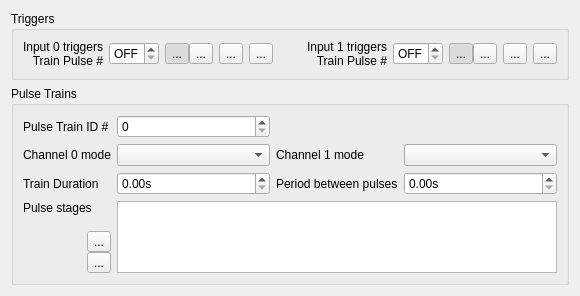
<?xml version="1.0" encoding="UTF-8"?>
<ui version="4.0">
 <class>Form</class>
 <widget class="QWidget" name="Form">
  <property name="geometry">
   <rect>
    <x>0</x>
    <y>0</y>
    <width>580</width>
    <height>296</height>
   </rect>
  </property>
  <property name="windowTitle">
   <string>Form</string>
  </property>
  <layout class="QVBoxLayout" name="verticalLayout">
   <item>
    <widget class="QGroupBox" name="groupBox">
     <property name="toolTip">
      <string/>
     </property>
     <property name="title">
      <string>Triggers</string>
     </property>
     <layout class="QHBoxLayout" name="horizontalLayout_3">
      <item>
       <widget class="QLabel" name="trig0Label">
        <property name="text">
         <string>Input 0 triggers
Train Pulse #</string>
        </property>
        <property name="alignment">
         <set>Qt::AlignRight|Qt::AlignTrailing|Qt::AlignVCenter</set>
        </property>
        <property name="wordWrap">
         <bool>false</bool>
        </property>
       </widget>
      </item>
      <item>
       <widget class="QSpinBox" name="trig0SpinBox">
        <property name="minimumSize">
         <size>
          <width>50</width>
          <height>0</height>
         </size>
        </property>
        <property name="specialValueText">
         <string>OFF</string>
        </property>
        <property name="minimum">
         <number>-1</number>
        </property>
        <property name="value">
         <number>-1</number>
        </property>
       </widget>
      </item>
      <item>
       <widget class="QGroupBox" name="trig0DirGroupBox">
        <property name="sizePolicy">
         <sizepolicy hsizetype="Fixed" vsizetype="Preferred">
          <horstretch>0</horstretch>
          <verstretch>0</verstretch>
         </sizepolicy>
        </property>
        <property name="styleSheet">
         <string notr="true">QGroupBox{border:0px}</string>
        </property>
        <property name="title">
         <string/>
        </property>
        <property name="alignment">
         <set>Qt::AlignRight|Qt::AlignTrailing|Qt::AlignVCenter</set>
        </property>
        <property name="flat">
         <bool>true</bool>
        </property>
        <layout class="QHBoxLayout" name="horizontalLayout">
         <property name="spacing">
          <number>0</number>
         </property>
         <property name="sizeConstraint">
          <enum>QLayout::SetDefaultConstraint</enum>
         </property>
         <property name="leftMargin">
          <number>0</number>
         </property>
         <property name="topMargin">
          <number>3</number>
         </property>
         <property name="rightMargin">
          <number>0</number>
         </property>
         <property name="bottomMargin">
          <number>3</number>
         </property>
         <item>
          <widget class="QToolButton" name="trig0RisingEdgeButton">
           <property name="toolTip">
            <string>Trigger on rising edge</string>
           </property>
           <property name="text">
            <string>...</string>
           </property>
           <property name="icon">
            <iconset>
             <normalon>:/icons/TrigAsc</normalon>
            </iconset>
           </property>
           <property name="checkable">
            <bool>true</bool>
           </property>
           <property name="checked">
            <bool>true</bool>
           </property>
           <property name="autoExclusive">
            <bool>true</bool>
           </property>
          </widget>
         </item>
         <item>
          <widget class="QToolButton" name="trig0FallingEdgeButton">
           <property name="toolTip">
            <string>Trigger on falling edge</string>
           </property>
           <property name="text">
            <string>...</string>
           </property>
           <property name="icon">
            <iconset>
             <normalon>:/icons/TrigFall</normalon>
            </iconset>
           </property>
           <property name="checkable">
            <bool>true</bool>
           </property>
           <property name="autoExclusive">
            <bool>true</bool>
           </property>
          </widget>
         </item>
        </layout>
       </widget>
      </item>
      <item>
       <widget class="QToolButton" name="trig0ManualTriggerButton">
        <property name="toolTip">
         <string>Manual trigger</string>
        </property>
        <property name="text">
         <string>...</string>
        </property>
        <property name="icon">
         <iconset>
          <normalon>:/icons/Lightning</normalon>
         </iconset>
        </property>
       </widget>
      </item>
      <item>
       <widget class="QToolButton" name="trig0CancelTrainButton">
        <property name="toolTip">
         <string>Cancel current train</string>
        </property>
        <property name="text">
         <string>...</string>
        </property>
        <property name="icon">
         <iconset>
          <normalon>:/icons/Cancel</normalon>
         </iconset>
        </property>
       </widget>
      </item>
      <item>
       <spacer name="horizontalSpacer">
        <property name="orientation">
         <enum>Qt::Horizontal</enum>
        </property>
        <property name="sizeHint" stdset="0">
         <size>
          <width>40</width>
          <height>20</height>
         </size>
        </property>
       </spacer>
      </item>
      <item>
       <widget class="QLabel" name="trig1Label">
        <property name="text">
         <string>Input 1 triggers
Train Pulse #</string>
        </property>
        <property name="alignment">
         <set>Qt::AlignRight|Qt::AlignTrailing|Qt::AlignVCenter</set>
        </property>
        <property name="wordWrap">
         <bool>false</bool>
        </property>
       </widget>
      </item>
      <item>
       <widget class="QSpinBox" name="trig1SpinBox">
        <property name="minimumSize">
         <size>
          <width>50</width>
          <height>0</height>
         </size>
        </property>
        <property name="specialValueText">
         <string>OFF</string>
        </property>
        <property name="minimum">
         <number>-1</number>
        </property>
        <property name="value">
         <number>-1</number>
        </property>
       </widget>
      </item>
      <item>
       <widget class="QGroupBox" name="trig1DirGroupBox">
        <property name="sizePolicy">
         <sizepolicy hsizetype="Fixed" vsizetype="Preferred">
          <horstretch>0</horstretch>
          <verstretch>0</verstretch>
         </sizepolicy>
        </property>
        <property name="styleSheet">
         <string notr="true">QGroupBox{border:0px}</string>
        </property>
        <property name="title">
         <string/>
        </property>
        <property name="alignment">
         <set>Qt::AlignRight|Qt::AlignTrailing|Qt::AlignVCenter</set>
        </property>
        <property name="flat">
         <bool>true</bool>
        </property>
        <layout class="QHBoxLayout" name="horizontalLayout_2" stretch="0,0">
         <property name="spacing">
          <number>0</number>
         </property>
         <property name="leftMargin">
          <number>0</number>
         </property>
         <property name="topMargin">
          <number>3</number>
         </property>
         <property name="rightMargin">
          <number>0</number>
         </property>
         <property name="bottomMargin">
          <number>3</number>
         </property>
         <item>
          <widget class="QToolButton" name="trig1RisingEdgeButton">
           <property name="toolTip">
            <string>Trigger on rising edge</string>
           </property>
           <property name="text">
            <string>...</string>
           </property>
           <property name="icon">
            <iconset>
             <normalon>:/icons/TrigAsc</normalon>
            </iconset>
           </property>
           <property name="checkable">
            <bool>true</bool>
           </property>
           <property name="checked">
            <bool>true</bool>
           </property>
           <property name="autoExclusive">
            <bool>true</bool>
           </property>
          </widget>
         </item>
         <item>
          <widget class="QToolButton" name="trig1FallingEdgeButton">
           <property name="toolTip">
            <string>Trigger on falling edge</string>
           </property>
           <property name="text">
            <string>...</string>
           </property>
           <property name="icon">
            <iconset>
             <normalon>:/icons/TrigFall</normalon>
            </iconset>
           </property>
           <property name="checkable">
            <bool>true</bool>
           </property>
           <property name="autoExclusive">
            <bool>true</bool>
           </property>
          </widget>
         </item>
        </layout>
       </widget>
      </item>
      <item>
       <widget class="QToolButton" name="trig1ManualTriggerButton">
        <property name="toolTip">
         <string>Manual trigger</string>
        </property>
        <property name="text">
         <string>...</string>
        </property>
        <property name="icon">
         <iconset>
          <normalon>:/icons/Lightning</normalon>
         </iconset>
        </property>
       </widget>
      </item>
      <item>
       <widget class="QToolButton" name="trig1CancelTrainButton">
        <property name="toolTip">
         <string>Cancel current train</string>
        </property>
        <property name="text">
         <string>...</string>
        </property>
        <property name="icon">
         <iconset>
          <normalon>:/icons/Cancel</normalon>
         </iconset>
        </property>
       </widget>
      </item>
     </layout>
    </widget>
   </item>
   <item>
    <widget class="QGroupBox" name="groupBox_2">
     <property name="title">
      <string>Pulse Trains</string>
     </property>
     <layout class="QGridLayout" name="gridLayout" rowstretch="0,0,0,1" columnstretch="0,1,0,1">
      <item row="2" column="0">
       <widget class="QLabel" name="label_2">
        <property name="toolTip">
         <string>Total duration of the train, the pulses are repeted with the specified period for up to that duration</string>
        </property>
        <property name="text">
         <string>Train Duration</string>
        </property>
       </widget>
      </item>
      <item row="2" column="1">
       <widget class="DelayScienDSpinBox" name="trainDurationSpinBox">
        <property name="suffix">
         <string>s</string>
        </property>
       </widget>
      </item>
      <item row="1" column="3">
       <widget class="QComboBox" name="ch1ModeSpinBox"/>
      </item>
      <item row="0" column="1">
       <widget class="QSpinBox" name="pulseTrainIDSpinBox"/>
      </item>
      <item row="1" column="0">
       <widget class="QLabel" name="label_5">
        <property name="text">
         <string>Channel 0 mode</string>
        </property>
       </widget>
      </item>
      <item row="1" column="1">
       <widget class="QComboBox" name="ch0ModeSpinBox"/>
      </item>
      <item row="1" column="2">
       <widget class="QLabel" name="label_6">
        <property name="text">
         <string>Channel 1 mode</string>
        </property>
       </widget>
      </item>
      <item row="2" column="3">
       <widget class="DelayScienDSpinBox" name="trainPeriodSpinBox">
        <property name="suffix">
         <string>s</string>
        </property>
       </widget>
      </item>
      <item row="3" column="0">
       <widget class="QWidget" name="widget_2" native="true">
        <layout class="QGridLayout" name="gridLayout_3" rowstretch="1,0,0" columnstretch="1,0">
         <property name="leftMargin">
          <number>0</number>
         </property>
         <property name="topMargin">
          <number>0</number>
         </property>
         <property name="rightMargin">
          <number>0</number>
         </property>
         <property name="bottomMargin">
          <number>0</number>
         </property>
         <property name="spacing">
          <number>0</number>
         </property>
         <item row="2" column="1">
          <widget class="QToolButton" name="addStageButton">
           <property name="text">
            <string>...</string>
           </property>
           <property name="icon">
            <iconset>
             <normalon>:/icons/Plus</normalon>
            </iconset>
           </property>
          </widget>
         </item>
         <item row="1" column="1">
          <widget class="QToolButton" name="removeStageButton">
           <property name="text">
            <string>...</string>
           </property>
           <property name="icon">
            <iconset>
             <normalon>:/icons/Minus</normalon>
            </iconset>
           </property>
          </widget>
         </item>
         <item row="0" column="0" colspan="2">
          <widget class="QLabel" name="label_4">
           <property name="text">
            <string>Pulse stages</string>
           </property>
           <property name="alignment">
            <set>Qt::AlignLeading|Qt::AlignLeft|Qt::AlignTop</set>
           </property>
          </widget>
         </item>
        </layout>
       </widget>
      </item>
      <item row="0" column="0">
       <widget class="QLabel" name="label">
        <property name="text">
         <string>Pulse Train ID #</string>
        </property>
       </widget>
      </item>
      <item row="2" column="2">
       <widget class="QLabel" name="label_3">
        <property name="toolTip">
         <string>Period between two series of pulses</string>
        </property>
        <property name="text">
         <string>Period between pulses</string>
        </property>
       </widget>
      </item>
      <item row="3" column="1" colspan="3">
       <widget class="QTableView" name="pulseStagesTable">
        <property name="frameShape">
         <enum>QFrame::StyledPanel</enum>
        </property>
        <property name="frameShadow">
         <enum>QFrame::Sunken</enum>
        </property>
        <property name="sizeAdjustPolicy">
         <enum>QAbstractScrollArea::AdjustIgnored</enum>
        </property>
        <property name="autoScroll">
         <bool>true</bool>
        </property>
        <property name="alternatingRowColors">
         <bool>true</bool>
        </property>
        <property name="sortingEnabled">
         <bool>false</bool>
        </property>
        <property name="wordWrap">
         <bool>false</bool>
        </property>
        <property name="cornerButtonEnabled">
         <bool>false</bool>
        </property>
        <attribute name="horizontalHeaderStretchLastSection">
         <bool>true</bool>
        </attribute>
       </widget>
      </item>
     </layout>
    </widget>
   </item>
  </layout>
 </widget>
 <customwidgets>
  <customwidget>
   <class>DelayScienDSpinBox</class>
   <extends>QDoubleSpinBox</extends>
   <header location="global">src.GUI</header>
  </customwidget>
 </customwidgets>
 <resources>
  <include location="../resources/resources.qrc"/>
 </resources>
 <connections/>
</ui>
